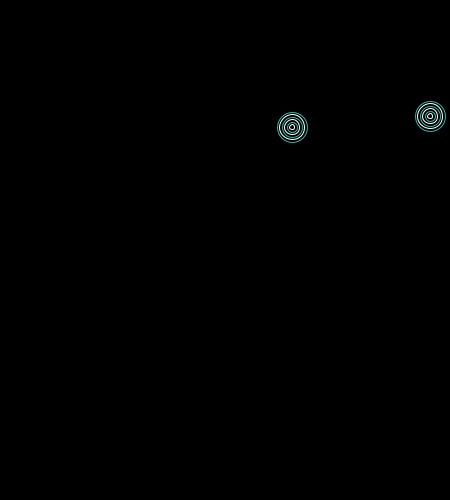
Frame 1 (no input)
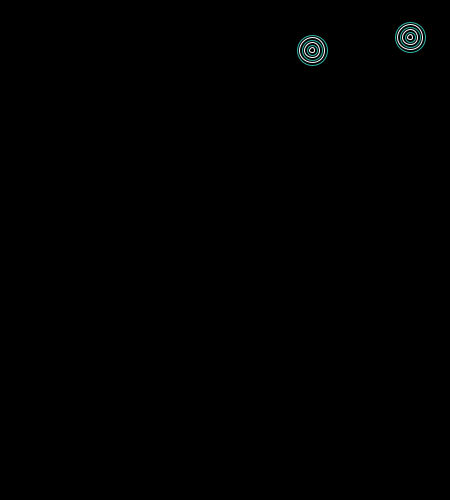
Frame 60 (the mouse pressed at the canvas centre just before this capture)
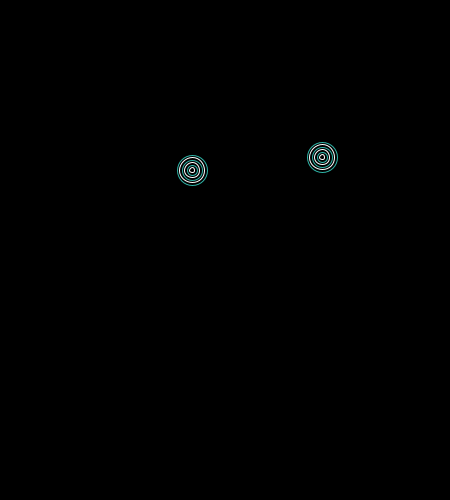
Frame 120 (the mouse held since frame 60 and released just before this capture)

The Processing sketch that drew these frames (run headless with seeded random() and noise(); from frame 60 on, the mouse is pressed at the canvas centre):

// Processing sketch: processing_82415
// ── processing_82415.pde

//Cristen W, CP1 Mods 16/17, Bouncing Ball

Ball Doe;
Ball JDoe;
void setup()
{
  Doe = new Ball();
  JDoe = new Ball();
  size(450,500);
  frameRate(120);
}
void draw()
{
  background(0);
  Doe.Move();
  JDoe.Move();
  Doe.Bounce();
  JDoe.Bounce();
  Doe.Show();
  JDoe.Show();
  }
class Ball
{
  int x,y;
  boolean up,right;
  Ball()
  {
    x = int(random(450));
    y = int(random(500));
    up = true;
    right = true;
  }
  void Move()
  {
    if(right == true)
    {
      x+=2;
    }
    else
    {
      x-=2;
    }
    if(up == true)
    {
      y-=2;
    }
    else
    {
      y+=2;
    }
  }
  void Bounce()
  {
    if(x<25)
    {
      right = true;
    }
    if (x>425)
    {
      right = false;
    }
    if (y<25)
    {
      up = false;
    }
    if (y>475)
    {
      up = true;
    }
  }
  void Show()
  {
    noFill();
    int h = 30;
    while(h >= 10)
    {
      stroke(47,180,167);
      ellipse(x,y,h,h);
      h -= 10;
    }
    int z = 25;
    while(z >= 5)
    {
      stroke(255);
      ellipse(x,y,z,z);
      z -= 10;
    }
  }
}
